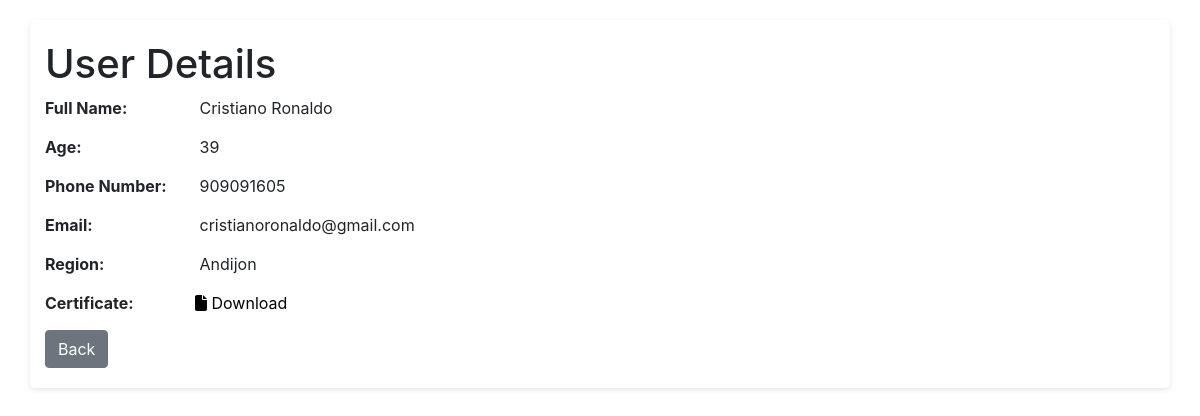
Screenshot of /users/2/ with the database file from the repository.
### users/models.py (models this page shows, shortened)
class UserModel(models.Model):
    full_name = models.CharField(max_length=128)
    age = models.IntegerField()
    phone_number = models.CharField(max_length=13)
    email = models.EmailField()
    region = models.CharField(max_length=20)
    certificate = models.FileField(upload_to="media/certificates", null=True)
    class Meta:
        verbose_name = 'User'
        verbose_name_plural = 'Users'

### users/views.py (the view)
# urls.py: path('<int:pk>/', UserDetailView, name='detail'),
def UserDetailView(request, pk):
    current_user = UserModel.objects.filter(id=pk).first()
    if current_user:
        context = {
            'user': current_user,
        }
        return render(request, 'user-detail.html', context=context)
    else:
        return HttpResponse('User Could Not Be Found!')

### templates/user-detail.html (shortened to what this page needs)
{% load static %}
<html lang="en">
<head>
    <link rel="stylesheet" href="{% static 'css/user-detail.css' %}">
    <link rel="stylesheet" href="https://cdn.jsdelivr.net/npm/bootstrap@4.0.0/dist/css/bootstrap.min.css"
>
    <link rel="stylesheet" href="https://cdnjs.cloudflare.com/ajax/libs/font-awesome/6.5.2/css/all.min.css"
/>
</head>
<body>
<div class="container">
    <h1>User Details</h1>
    <div class="user-detail">
        <strong>Full Name:</strong> {{user.full_name}}
    </div>
    <div class="user-detail">
        <strong>Age:</strong> {{user.age}}
    </div>
    <div class="user-detail">
        <strong>Phone Number:</strong> {{user.phone_number}}
    </div>
    <div class="user-detail">
        <strong>Email:</strong> {{user.email}}
    </div>
    <div class="user-detail">
        <strong>Region:</strong> {{user.region}}
    </div>
    <div class="user-detail">
        <strong>Certificate:</strong><a style="color:black" href="{%url 'users:download' pk=user.id %}"><i
            class="fa-solid fa-file"></i> Download</a>
    </div>
    <a style="color:black" href="{% url 'users:list' %}">
        <button type="button" class="btn btn-secondary">Back</button>
    </a>
</div>
</body>
</html>

### assets/css/user-detail.css (style rules this page uses)
body { font-family: Arial, sans-serif; background-color: #f4f4f4; padding: 20px; }
.container { max-width: 600px; margin: 0 auto; background-color: #fff; padding: 20px; border-radius: 5px; box-shadow: 0 2px 5px rgba(0, 0, 0, 0.1); }
h1 { color: #333; }
.user-detail { margin-bottom: 15px; }
.user-detail strong { display: inline-block; width: 150px; font-weight: bold; }

### rows the page displays
UserModel: full_name "Cristiano Ronaldo", age "39", phone_number "909091605", email "cristianoronaldo@gmail.com", region "Andijon"
